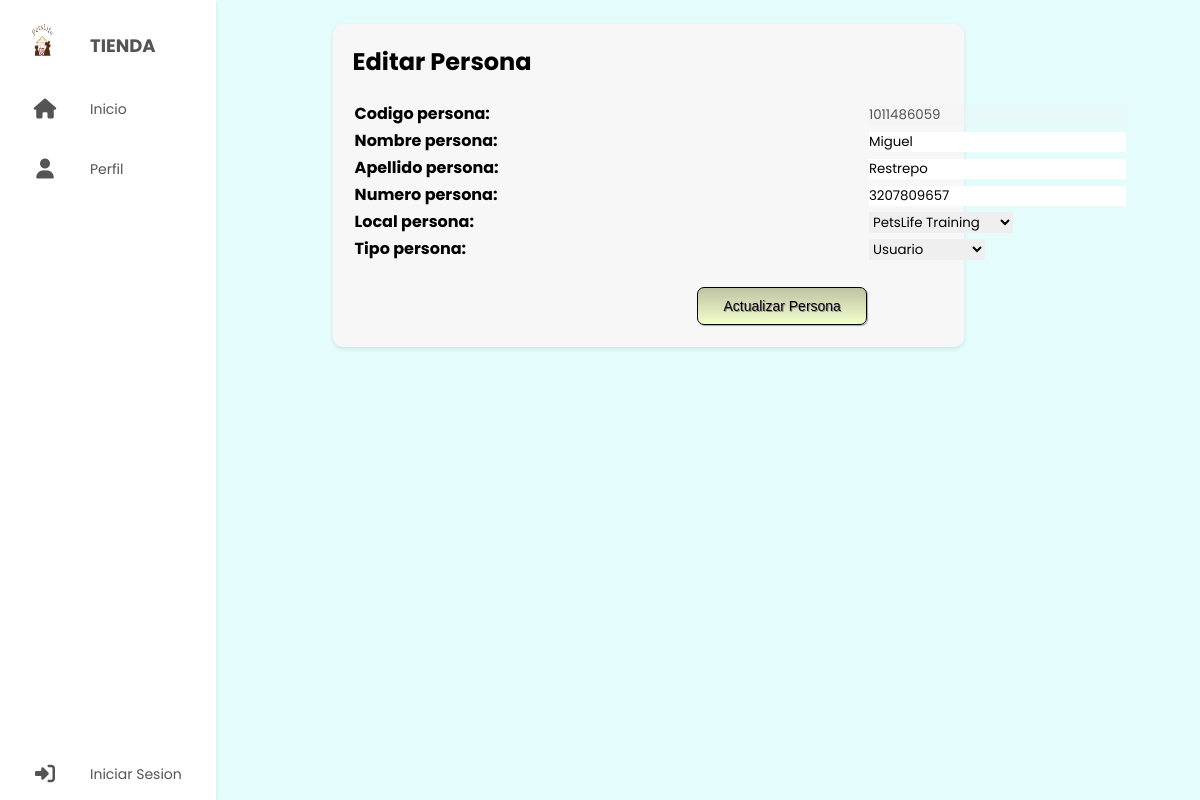
The page /crud/edit/editarPersona.php?code=1011486059 on the database its author committed.
### tables this page shows
CREATE TABLE `persona` (
  `cedula` varchar(10) NOT NULL,
  `password` varchar(30) NOT NULL,
  `tipo_persona` varchar(1) NOT NULL,
  `nombre` varchar(20) NOT NULL,
  `apellido` varchar(30) NOT NULL,
  `numero` varchar(15) NOT NULL,
  `cod_local` varchar(4) NOT NULL DEFAULT '0000',
  PRIMARY KEY (`cedula`),
  KEY `cod_local` (`cod_local`),
  KEY `tipo_persona` (`tipo_persona`),
  CONSTRAINT `persona_ibfk_1` FOREIGN KEY (`cod_local`) REFERENCES `local` (`id_local`),
  CONSTRAINT `tipo_persona` FOREIGN KEY (`tipo_persona`) REFERENCES `tipo_persona` (`tipo_persona`)
);

### crud/edit/editarPersona.php (the view, shortened to what this page needs)
<!DOCTYPE html>
<html>
<head>
  <link rel="stylesheet" href="../../styles/style.css">
  <link rel="stylesheet" href="https://cdnjs.cloudflare.com/ajax/libs/font-awesome/5.15.4/css/all.min.css"/>
</head>
<body>
<?php
  include_once "../../components/sidebarCruds.php";
?>
  <div class="container">
    <section class="main">
      <div class="main-top">
        <h1>Editar Persona</h1>
        </div>
        <div class="main-skills">
        <form action="updatePersona.php" method="POST">
          <?php
            try {
              $conexion = new PDO('mysql:host=localhost;port=3306;dbname=petslife;', 'root', '');
            } catch (PDOException $e) {
               echo "Fallo la conexión ".$e->getMessage();
            }
            $vcodigo=filter_var($_GET['code']);
            try {
              $bpais = $conexion->query("select a.nombre b, a.apellido c, a.numero d, b.id_local e, c.tipo_persona f from persona a, local b, tipo_persona c WHERE a.cod_local = b.id_local and a.tipo_persona=c.tipo_persona and cedula='".$vcodigo."'");
              $bpais->setFetchMode(PDO::FETCH_ASSOC);
              $row = $bpais->fetch();
              $vnombre=$row['b'];
              $vapellido=$row['c'];
              $vnumero=$row['d'];
              $vlocal=$row['e'];
              $vtipo_persona=$row['f'];
            } catch (PDOException $e) {
                echo 'Error' . $e->getMessage();
            }
          ?>
            <table style="text-align: left">
              <tr>
                <th>Codigo persona:</th>
                <td>
                    <?php echo "<input type='text' name='codigo' id='codigo' value=".$vcodigo." disabled>"; ?>
                </td>
              </tr>
              <tr>
                  <th>Nombre persona:</th>
                  <td>
                      <?php echo "<input type='text' id='nombre' name='nombre' value=".$vnombre.">"; ?>
                  </td>
              </tr>
              <tr>
                  <th>Apellido persona:</th>
                  <td>
                      <?php echo "<input type='text' id='apellido' name='apellido' value=".$vapellido.">"; ?>
                  </td>
              </tr>
              <tr>
                  <th>Numero persona:</th>
                  <td>
                      <?php echo "<input type='text' id='numero' name='numero' value=".$vnumero.">"; ?>
                  </td>
              </tr>
              <tr>
                <th>Local persona:</th>
                  <td>
                    <?php
                      try {
                        $consulta = $conexion->query("select id_local, nombre from local");
                        $consulta->setFetchMode(PDO::FETCH_ASSOC);
                        echo "<select id=local name=local>";
                        while ($row = $consulta->fetch()) {
                          if ($vlocal == $row['id_local']){
                            echo "<option value=".$row['id_local']." selected>".$row['nombre']."</option>";
                          }
                          else{
                            echo "<option value=".$row['id_local'].">".$row['nombre']."</option>";
                          }
                        }
                        echo "</select>";
                      } catch (PDOException $e) {
                        echo 'Error' . $e->getMessage();
                      }
                    ?>
                  </td>
              </tr>
              <tr>
                <th>Tipo persona:</th>
                <td>
                  <?php
                    try {
                      $consulta = $conexion->query("select tipo_persona, descripcion from tipo_persona ");
                      $consulta->setFetchMode(PDO::FETCH_ASSOC);
                      echo "<select id=tipo_persona name=tipo_persona>";
                      while ($row = $consulta->fetch()) {
                        if ($vtipo_persona == $row['tipo_persona']){
                          echo "<option value=".$row['tipo_persona']." selected>".$row['descripcion']."</option>";
                        }
                        else{
                          echo "<option value=".$row['tipo_persona'].">".$row['descripcion']."</option>";
                        }
                      }
                      echo "</select>";
                    } catch (PDOException $e) {
                      echo 'Error' . $e->getMessage();
                    }
                  ?>
                </td>
              </tr>
              <tr>
                <td style="padding-top: 5%;border:0px;">
                  <input class="testbutton" type="submit" value="Actualizar Persona">
                </td>
              </tr>
            </table>
        </form>
    </section>
  </div>
</body>
</html>

### styles/style.css (style rules this page uses)
* { margin: 0; padding: 0; outline: none; border: none; text-decoration: none; box-sizing: border-box; font-family: "Poppins", sans-serif; }
body { margin: 0; padding: 0; display: flex; background-color: #e4fdfc; }
.container { display: flex; }
.container { width: 82%; padding: 20px; }
.main { margin-left: 23%; background-color: #f7f7f7; padding: 20px; border-radius: 8px; box-shadow: 0 2px 4px rgba(0, 0, 0, 0.1); }
.main { position: relative; padding: 20px; width: 100%; }
.main input[type='text'], .main button { display: inline-block; }
.main-top { display: flex; width: 100%; }
.main-skills { display: flex; margin-top: 20px; }
.main-skills td { width:auto; text-align: center; }

### crud/edit/editarPersona.php (style rules this page uses)
body { margin: 0; padding: 0; display: flex; }
.container { width: 82%; padding-top: 2%; padding-left: 12%; }
.main { background-color: #f7f7f7; border-radius: 10px; box-shadow: 0 2px 4px rgba(0, 0, 0, 0.1); }
.testbutton { font-family: helvetica; color: #000000 !important; font-size: 14px; text-shadow: 1px 1px 0px #968F95; box-shadow: 1px 1px 1px #A8A8A8; padding: 10px 25px; border-radius: 7px; border: 1px solid #000000; background: #F1FFCC; background: linear-gradient(to top, #F1FFCC, #BFC2A3); }
td { text-align: left; padding-left: 80%; }
.main-skills td { width: auto; }

### rows shown on the page
persona: nombre "Miguel", apellido "Restrepo", numero "3207809657"

### other values the page prints
form field local "PetsLife Training"
form field tipo_persona "Usuario"
